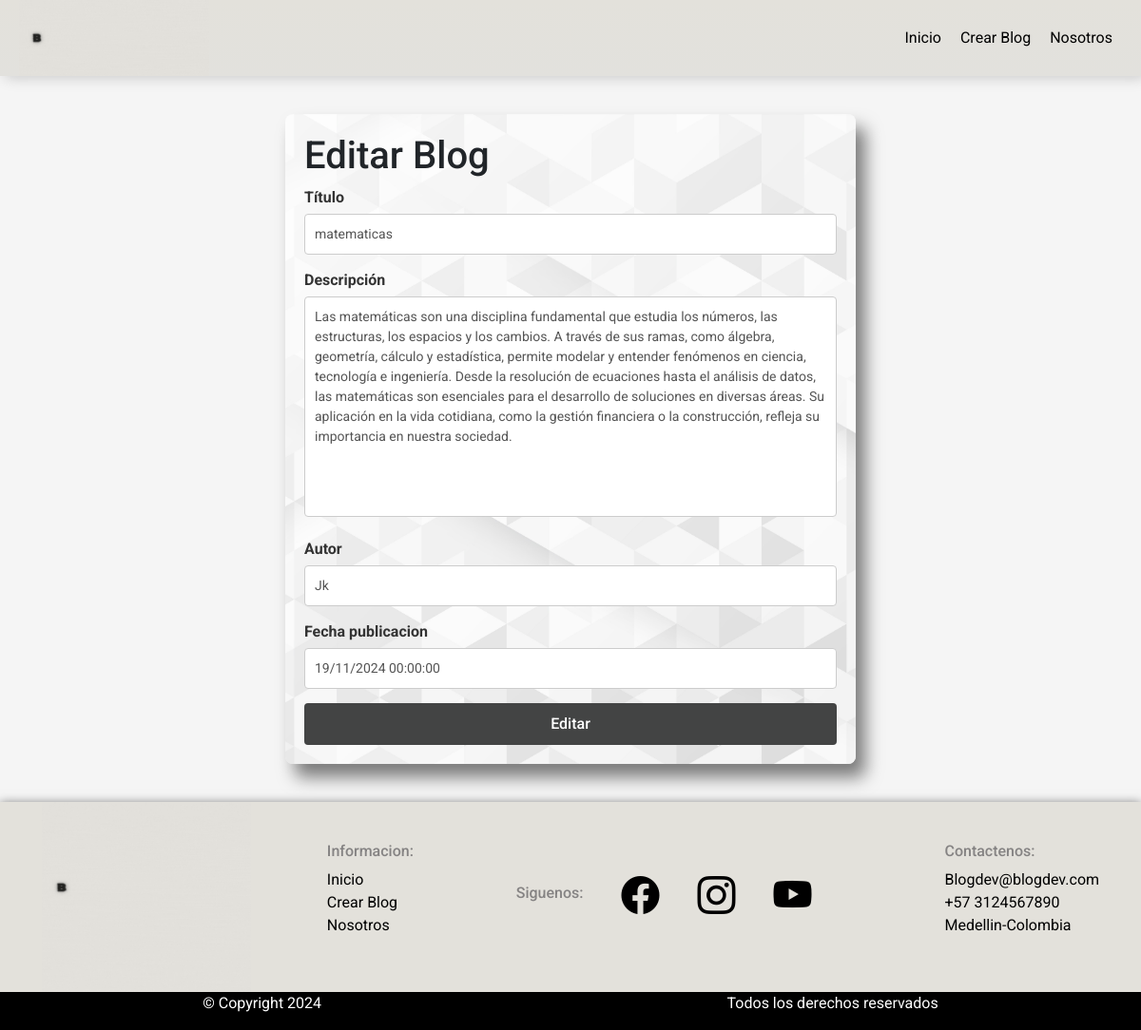
The app's page /crearpublicacion/3/ with its own data.
### Blog/models.py (models this page shows, shortened)
class Publicaciones(models.Model):
    titulo=models.CharField( max_length=50,null=False,blank=False)
    contenido=models.TextField(max_length=600,null=False,blank=False)
    autor=models.CharField(max_length=100,null=False,blank=False,default="Anonimo")
    fecha_publicacion=models.DateTimeField(default=timezone.now)

### Blog/views.py (the view)
# urls.py: path('crearpublicacion/<int:id>/',views.editar,name="editar"),
def editar(request,id):
    formulario = get_object_or_404(Publicaciones,pk=id)
    if request.method == 'POST':
        formulario = PublicacionesForm(request.POST, instance=formulario)
        if formulario.is_valid():
            formulario.save()
            messages.success(request, f"Has editado el blog:  {formulario.cleaned_data['titulo']}")
            return redirect('home')
    else:
        formulario = PublicacionesForm(instance=formulario)
    return render(request,'editar_publicacion.html',{'formulario':formulario})

### Blog/forms.py
class PublicacionesForm(forms.ModelForm):
    class  Meta:
        model=Publicaciones
        fields= '__all__'

### Blog/templates/editar_publicacion.html (shortened to what this page needs)
{% extends "base.html" %}
{% block content%}
{% load static %}
<form action="" method="POST" class="formulario">
    <h1>Editar Blog</h1>
    <div class="form-group">
        <label for="{{ form.titulo }}">Título</label>
        {{ formulario.titulo }}
    </div>
    <div class="form-group">
        <label   for="{{ formulario.contenido.id_for_label }}" >Descripción</label>
        {{ formulario.contenido }}
    </div>
    <div class="form-group">
        <label for="{{ form.autor }}">Autor</label>
        {{ formulario.autor }}
    </div>
    <div class="form-group">
        <label  for="{{ form.fecha_publicacion }}" >Fecha publicacion</label>
        {{ formulario.fecha_publicacion }}
    </div>
    <button type="submit" class="btn btn-primary">Editar</button>
</form>
{% include "footer.html" %}
{% endblock%}

### Blog/static/css/estilos.css (style rules this page uses)
* { margin: 0; padding: 0; box-sizing: border-box; font-family: "Roboto", sans-serif; }
body { background: rgba(218, 216, 216, 0.247); }
.formulario { width: 50%; margin: 40px auto; padding: 20px; background: url(../img/18410.jpg); background-position: center; background-repeat: no-repeat; background-size: cover; border-radius: 8px; box-shadow: 10px 14px 18px rgba(0, 0, 0, 0.5); }
.form-group { margin-bottom: 15px; }
.form-group label { display: block; font-weight: bold; margin-bottom: 5px; font-size: 16px; color: #333; }
.form-group input, .form-group textarea { width: 100%; padding: 10px; border: 1px solid #ccc; border-radius: 4px; font-size: 14px; color: #555; resize: none; }
.btn { background-color: #434444; color: white; font-weight: 500; border: none; padding: 10px 20px; font-size: 16px; border-radius: 4px; cursor: pointer; transition: 0.3s ease; width: 100%; }

### records on screen
Publicaciones: titulo "matematicas", contenido "Las matemáticas son una disciplina fundamental que estudia los números, las estructuras, los espacios y los cambios. A través de sus ramas, como álgebra, geometría, cálculo y estadística, permite modelar y entender fenómenos en ciencia, tecnología e ingeniería. Desde la resolución de ecuaciones hasta el análisis de datos, las matemáticas son esenciales para el desarrollo de soluciones en diversas áreas. Su aplicación en la vida cotidiana, como la gestión financiera o la construcción, refleja su importancia en nuestra sociedad.", autor "Jk", fecha_publicacion "19/11/2024 00:00:00"
